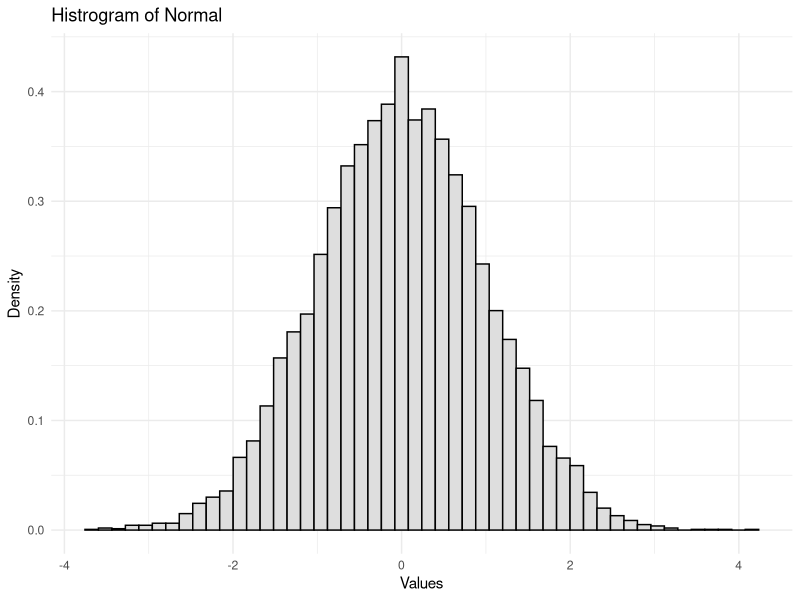
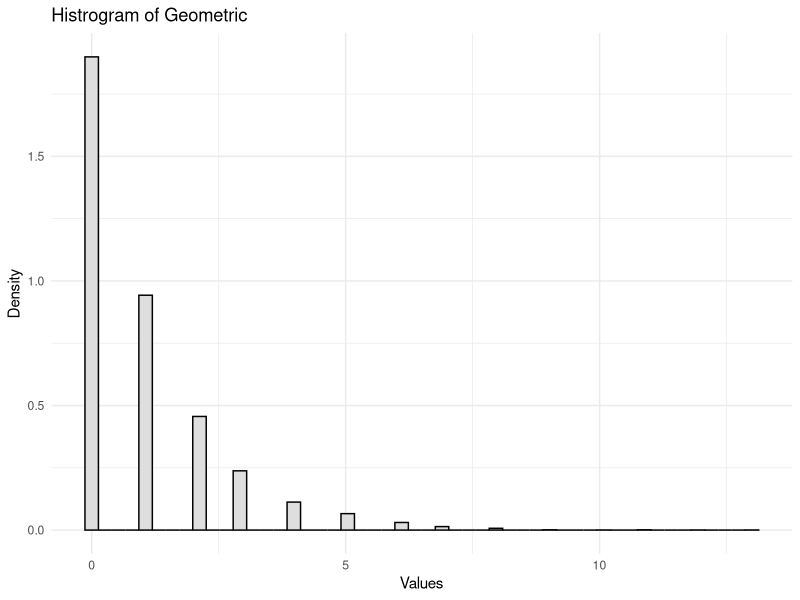
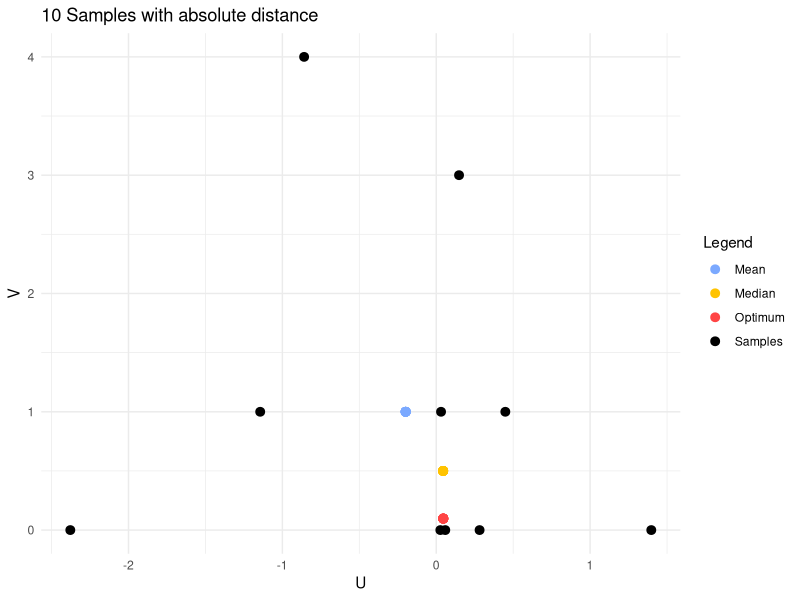
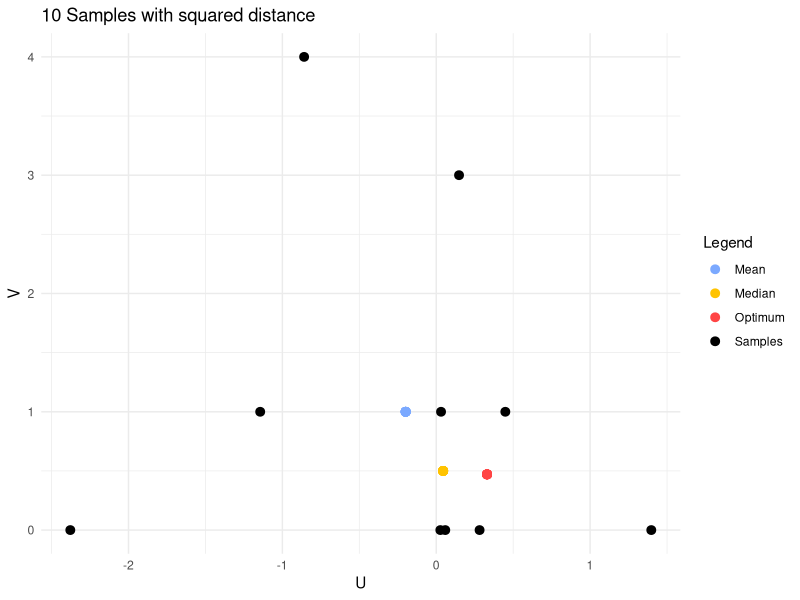
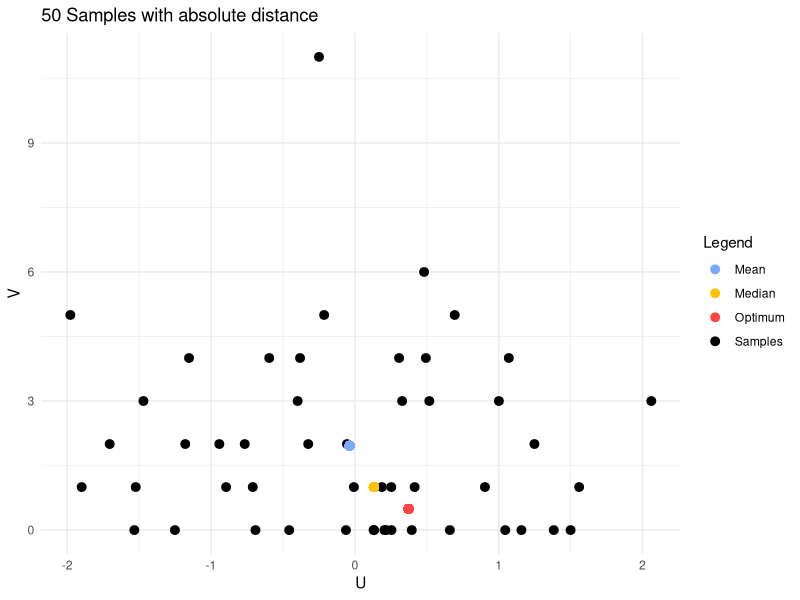
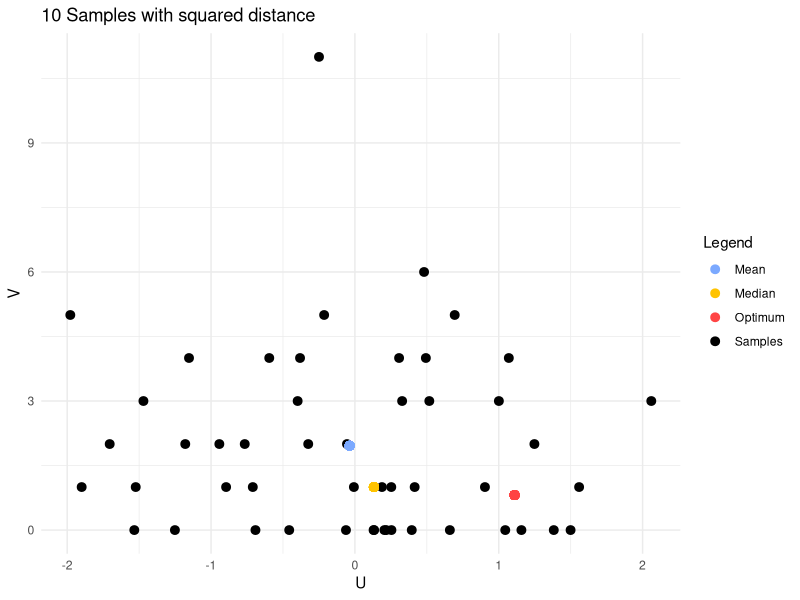
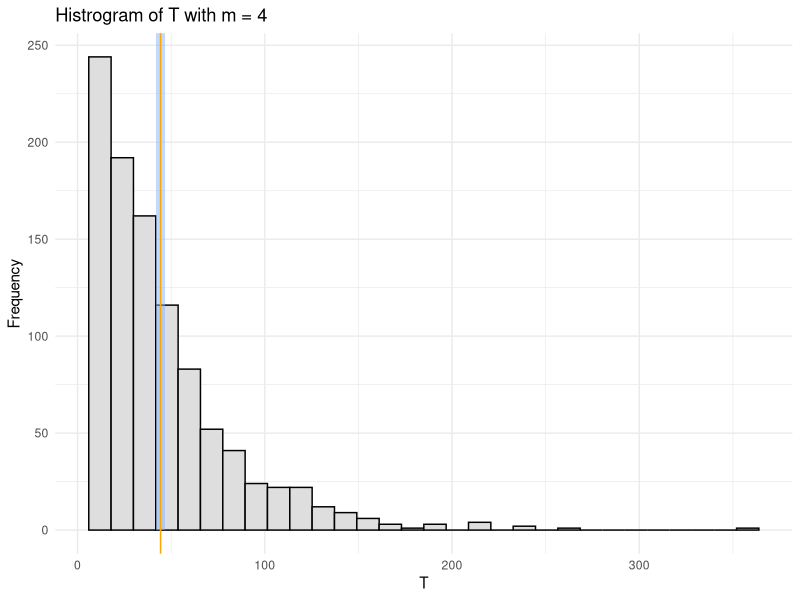
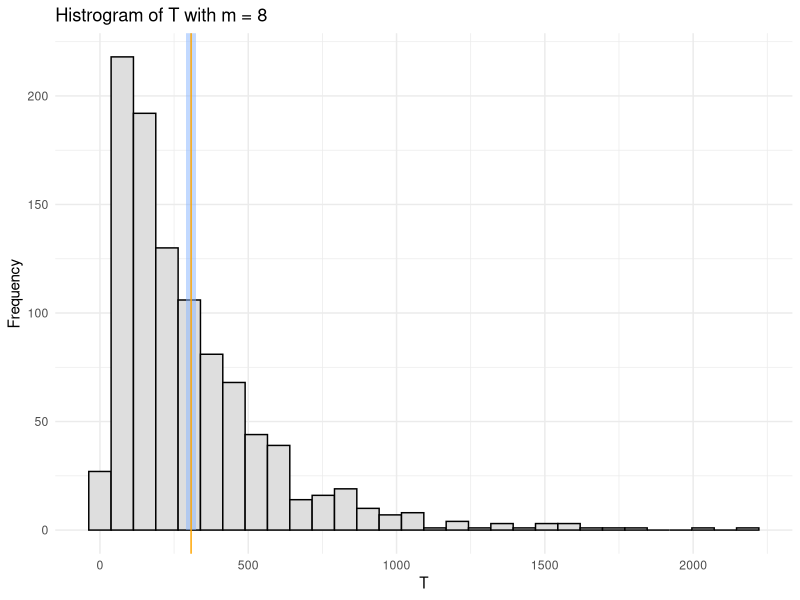

R code for these plots, in order:
## ---- chunk 1
knitr::opts_chunk$set(echo = TRUE)
library(ggplot2)
library(boot)
## ---- chunk 2

rng_rnorm = function(n = 1) {
  
  theta = runif(ceiling(n/2), 0, 2*pi)
  d = runif(ceiling(n/2))
  
  res1 = sqrt(-2 * log(d)) * cos(theta)
  res2 = sqrt(-2 * log(d)) * sin(theta)
  
  res = c(res1, res2)
  
  return(res[1:n])
}

samples_norm = rng_rnorm(10000)

ggplot(data.frame(samples_norm)) +
  geom_histogram(aes(x = samples_norm, y=..density..),
                 color = "black", fill = "#dedede", bins = 50) +
  labs(title = "Histrogram of Normal",y = "Density",x = "Values",
       color = "Legend") + 
  theme_minimal()

## ---- chunk 3
rng_rgeom = function(n = 1, p = 0.5) {
  
  samples = numeric(n)
  
  for (i in 1:n) {
    cnt = 0
    while (sample(c(0,1), 1 ,replace=FALSE, prob=c(1-p,p)) == 0) {
      cnt = cnt +1
    }
    samples[i] = cnt
  }
  return(samples)
}

samples_geom = rng_rgeom(10000)

ggplot(data.frame(samples_geom)) +
  geom_histogram(aes(x = samples_geom, y=..density..),
                 color = "black", fill = "#dedede", bins = 50) +
  labs(title = "Histrogram of Geometric",y = "Density",x = "Values",
       color = "Legend") + 
  theme_minimal()

## ---- chunk 4

d_abs = function(x, y) {
  return(rowSums(abs(x - y)))
}

d_sq = function(x, y) {
  return(rowSums((x - y)^2))
}

fratchet_mean = function(y, X, w = 1, dist) {
  return(sum(w * dist(X, y)))
}

rng_bivariate = function(n, p) {
  U = rng_rnorm(n)
  V = rng_rgeom(n, p)
  
  return(as.matrix(data.frame(U, V)))
}

sample_10 = rng_bivariate(10, p = 1/3)
sample_50 = rng_bivariate(50, p = 1/3)
y_init_10 = c(mean(sample_10[,1]), mean(sample_10[,2]))
y_init_50 = c(mean(sample_50[,1]), mean(sample_50[,2]))

y_10_opt_abs = optim(y_init_10, fratchet_mean, method ="BFGS", w = 1,
                     dist = d_abs, X = sample_10, control = list(fnscale = 1))

y_10_opt_sq = optim(y_init_10, fratchet_mean, method ="BFGS", w = 1,
                     dist = d_sq, X = sample_10, control = list(fnscale =1))

y_50_opt_abs = optim(y_init_50, fratchet_mean, method ="BFGS", w = 1,
                     dist = d_abs, X = sample_50, control = list(fnscale =1))

y_50_opt_sq = optim(y_init_50, fratchet_mean, method ="BFGS", w = 1,
                     dist = d_sq, X = sample_50, control = list(fnscale =1))

## ---- chunk 5

samples_10_df_abs = data.frame(sample_10)
samples_10_df_abs$meanU = mean(samples_10_df_abs$U)
samples_10_df_abs$meanV = mean(samples_10_df_abs$V)
samples_10_df_abs$medianU = median(samples_10_df_abs$U)
samples_10_df_abs$medianV = median(samples_10_df_abs$V)
samples_10_df_abs$optU = y_10_opt_abs$par[1]
samples_10_df_abs$optV = y_10_opt_abs$par[2]

ggplot(samples_10_df_abs) + 
  geom_point(aes(x = U, y = V, colour = "Samples"), size = 2, stroke = 1) + 
  geom_point(aes(x = meanU, y = meanV, colour = "Mean"), size = 2, stroke = 1) + 
  geom_point(aes(x = medianU, y = medianV, colour = "Median"), size = 2, stroke = 1) +
  geom_point(aes(x = optU, y = optV, colour = "Optimum"), size = 2, stroke = 1) + 
  labs(title = "10 Samples with absolute distance", y = "V", x = "U", color ="Legend") + 
  scale_color_manual(values = c("#7BA9FF", "#FFC300", "#ff4444", "black")) +
  scale_shape_manual(values = c(21, 21, 21)) + 
  theme_minimal()

## ---- chunk 6

samples_10_df_sq = data.frame(sample_10)
samples_10_df_sq$meanU = mean(samples_10_df_sq$U)
samples_10_df_sq$meanV = mean(samples_10_df_sq$V)
samples_10_df_sq$medianU = median(samples_10_df_sq$U)
samples_10_df_sq$medianV = median(samples_10_df_sq$V)
samples_10_df_sq$optU = y_10_opt_sq$par[1]
samples_10_df_sq$optV = y_10_opt_sq$par[2]

ggplot(samples_10_df_sq) + 
  geom_point(aes(x = U, y = V, colour = "Samples"), size = 2, stroke = 1) + 
  geom_point(aes(x = meanU, y = meanV, colour = "Mean"), size = 2, stroke = 1) + 
  geom_point(aes(x = medianU, y = medianV, colour = "Median"), size = 2, stroke = 1) +
  geom_point(aes(x = optU, y = optV, colour = "Optimum"), size = 2, stroke = 1) + 
  labs(title = "10 Samples with squared distance", y = "V", x = "U", color ="Legend") + 
  scale_color_manual(values = c("#7BA9FF", "#FFC300", "#ff4444", "black")) +
  scale_shape_manual(values = c(21, 21, 21)) + 
  theme_minimal()

## ---- chunk 7

samples_50_df_abs = data.frame(sample_50)
samples_50_df_abs$meanU = mean(samples_50_df_abs$U)
samples_50_df_abs$meanV = mean(samples_50_df_abs$V)
samples_50_df_abs$medianU = median(samples_50_df_abs$U)
samples_50_df_abs$medianV = median(samples_50_df_abs$V)
samples_50_df_abs$optU = y_50_opt_abs$par[1]
samples_50_df_abs$optV = y_50_opt_abs$par[2]

ggplot(samples_50_df_abs) + 
  geom_point(aes(x = U, y = V, colour = "Samples"), size = 2, stroke = 1) + 
  geom_point(aes(x = meanU, y = meanV, colour = "Mean"), size = 2, stroke = 1) + 
  geom_point(aes(x = medianU, y = medianV, colour = "Median"), size = 2, stroke = 1) +
  geom_point(aes(x = optU, y = optV, colour = "Optimum"), size = 2, stroke = 1) + 
  labs(title = "50 Samples with absolute distance", y = "V", x = "U", color ="Legend") + 
  scale_color_manual(values = c("#7BA9FF", "#FFC300", "#ff4444", "black")) +
  scale_shape_manual(values = c(21, 21, 21)) + 
  theme_minimal()

## ---- chunk 8

samples_50_df_sq = data.frame(sample_50)
samples_50_df_sq$meanU = mean(samples_50_df_sq$U)
samples_50_df_sq$meanV = mean(samples_50_df_sq$V)
samples_50_df_sq$medianU = median(samples_50_df_sq$U)
samples_50_df_sq$medianV = median(samples_50_df_sq$V)
samples_50_df_sq$optU = y_50_opt_sq$par[1]
samples_50_df_sq$optV = y_50_opt_sq$par[2]

ggplot(samples_50_df_sq) + 
  geom_point(aes(x = U, y = V, colour = "Samples"), size = 2, stroke = 1) + 
  geom_point(aes(x = meanU, y = meanV, colour = "Mean"), size = 2, stroke = 1) + 
  geom_point(aes(x = medianU, y = medianV, colour = "Median"), size = 2, stroke = 1) +
  geom_point(aes(x = optU, y = optV, colour = "Optimum"), size = 2, stroke = 1) + 
  labs(title = "10 Samples with squared distance", y = "V", x = "U", color ="Legend") + 
  scale_color_manual(values = c("#7BA9FF", "#FFC300", "#ff4444", "black")) +
  scale_shape_manual(values = c(21, 21, 21)) + 
  theme_minimal()

## ---- chunk 9

rng_runif = function(a, m, x_zero, nmax) {
  if (!(a >= 0 && a<m)) stop("a in [0, m) is required")
  if(nmax%%1 != 0) stop("nmax has to be an integer")
  
  storage = vector(mode = "numeric", length = nmax+1)
  storage[1] = x_zero
  
  for(i in 1:(nmax)) {
    storage[i+1] = ((a * storage[i]) %% m)
  }
  
  return(storage[2:length(storage)-1]/ m)}

## ---- chunk 10

simulate_walk = function(m) {
  position = c(1, 1)
  distance_T = 0
  while (sum(position == c(m, m)) != 2) {
    
    # [  0, .25) Up
    # [.25, .50] Right
    # [.50, .75] Down
    # [.75,   1] Left
    
    old_position = position
    sample = runif(1) # Could be faster with pooling
    
    if (sample < .25) {
      position[2] = position[2] + 1
    }
    else if (sample >= 0.25 && sample < 0.5) {
      position[1] = position[1] + 1
    }
    else if (sample >= 0.5 && sample < 0.75) {
      position[2] = position[2] - 1
    }
    else {
      position[1] = position[1] -1
    }
    
    # Check if invalid, if yes, revert
    if (position[1] < 1 || position[1] > m || position[2] < 1 || position[2] > m) {
      position = old_position
    }
    else {
      distance_T = distance_T + 1
    }
  }
  return(distance_T)
}


simulate_walks = function (n = 1, m = 4) {
  
  # Just call the function n times with grid size m
  samples = rep(m, n)
  return(sapply(samples, simulate_walk))
}

## ---- chunk 11
samples_4 = simulate_walks(1000, 4)
samples_8 = simulate_walks(1000, 8)

df4 = data.frame(samples_4)
df8 = data.frame(samples_8)

print(mean(samples_4 == 4*4))
print(mean(samples_8 == 4*8))
## ---- chunk 12
mean_4 = mean(samples_4)
mean_8 = mean(samples_8)

mean_statistics = function(samples, ind) {
  return(mean(samples[ind]))
}

boot4 = boot(samples_4, mean_statistics, R = 1000)
boot8 = boot(samples_8, mean_statistics, R = 1000)
ci_boot4 = boot.ci(boot4)
ci_boot8 = boot.ci(boot8)

## ---- chunk 13
print(ci_boot4)

ggplot(df4) +
  geom_histogram(aes(x = samples_4), color = "#000000", fill = "#dedede") +
  annotate("rect", xmin=ci_boot4$percent[4],
                   xmax=ci_boot4$percent[5],
                   ymin=0,
                   ymax=Inf, alpha=0.5, fill="#86b4ff") +
  geom_vline(aes(xintercept = mean_4),
             color = "orange") +
  labs(title = "Histrogram of T with m = 4", y = "Frequency", x = "T",
       color = "Legend") + 
  theme_minimal()
## ---- chunk 14
print(ci_boot8)

ggplot(df4) +
  geom_histogram(aes(x = samples_8), color = "#000000", fill = "#dedede") +
  annotate("rect", xmin=ci_boot8$percent[4],
                   xmax=ci_boot8$percent[5],
                   ymin=0,
                   ymax=Inf, alpha=0.5, fill="#86b4ff") +
  geom_vline(aes(xintercept = mean_8),
             color = "orange") +
  labs(title = "Histrogram of T with m = 8", y = "Frequency", x = "T",
       color = "Legend") + 
  theme_minimal()
